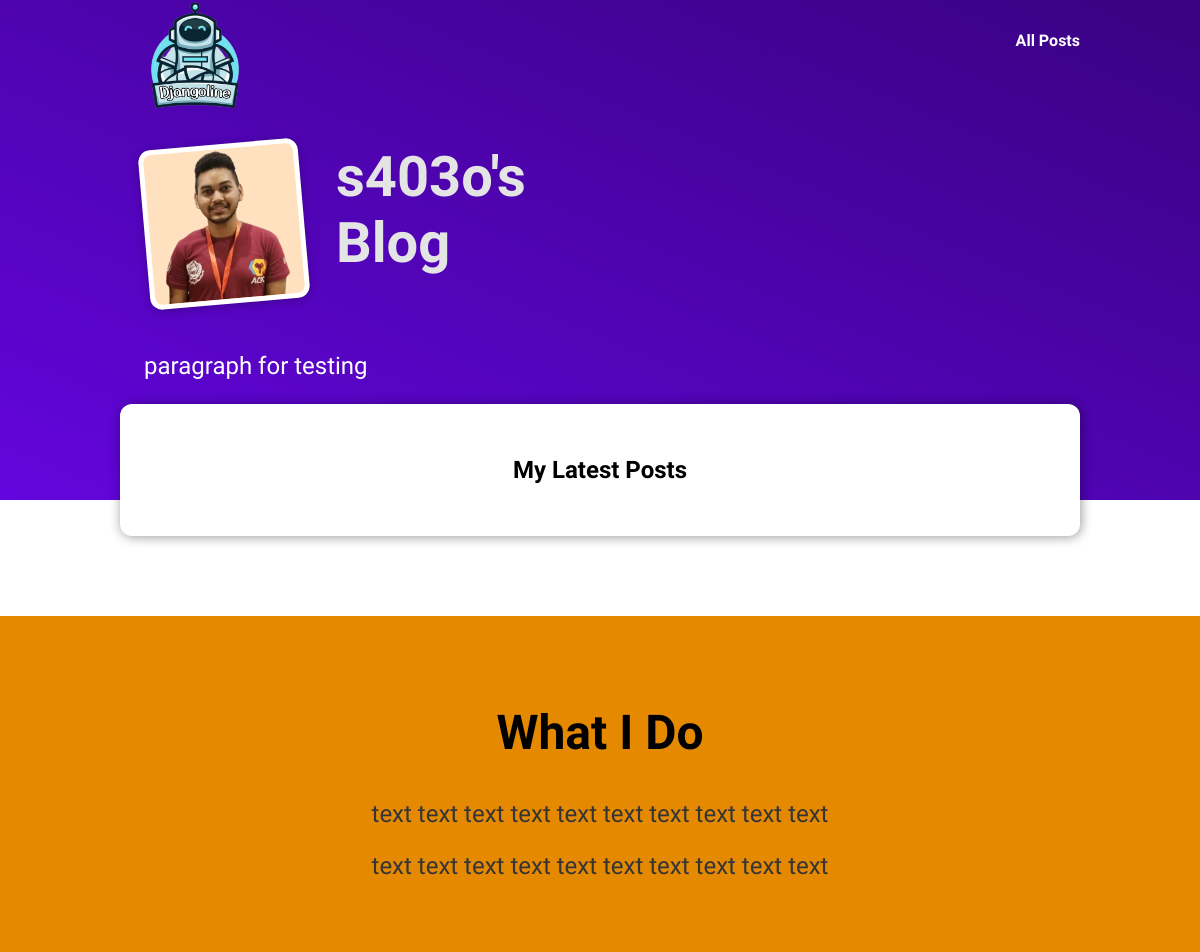
The app's page /, older data.
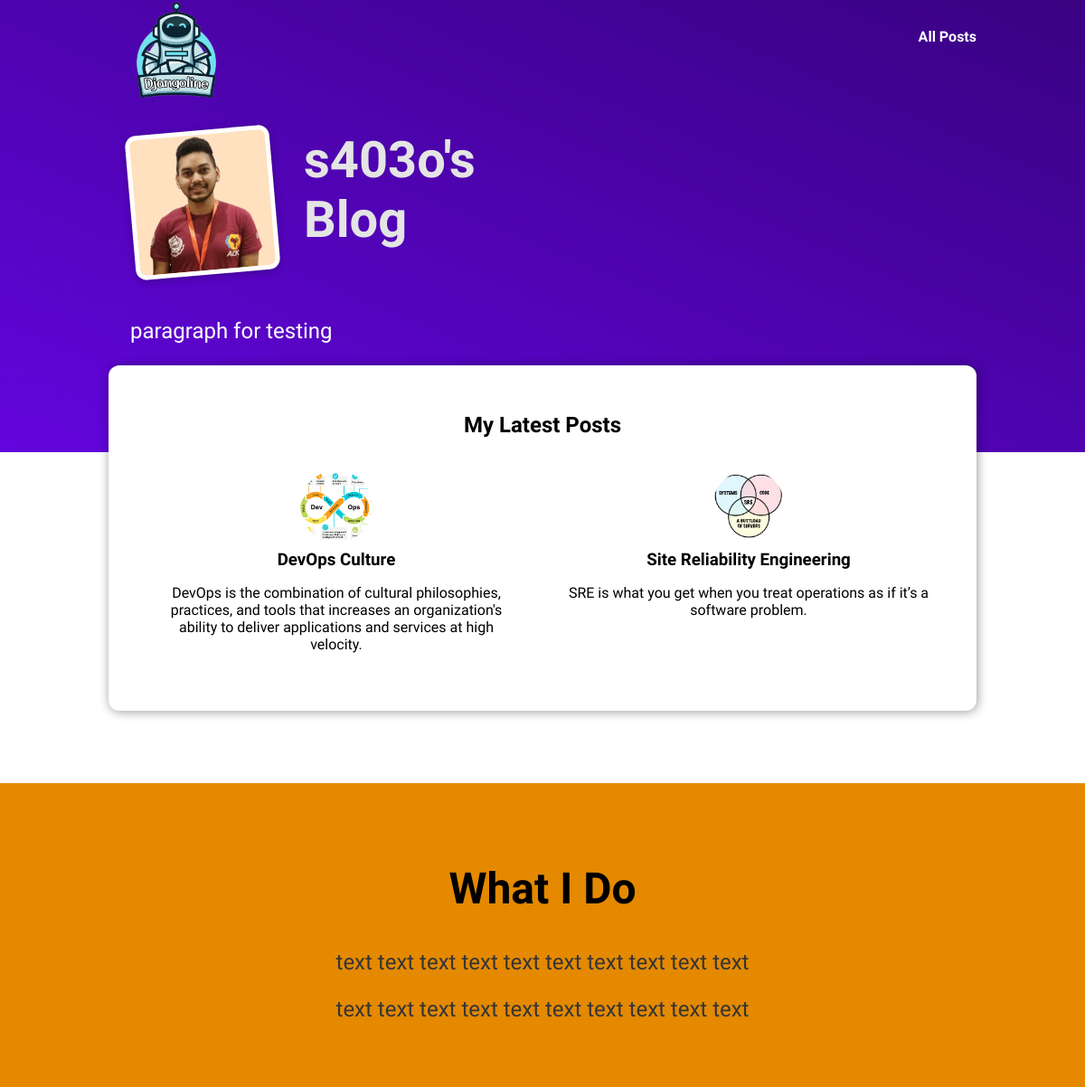
The same page, newer data.
### blog/models.py (models this page shows)
class Post(models.Model):
    title = models.CharField(max_length=100)
    image_name = models.CharField(max_length=100)
    date = models.DateField(auto_now_add=True)
    content = models.TextField(validators=[MinValueValidator("10")])
    slug = models.SlugField(unique=True) # db_index=True auto set
    excerpt = models.CharField(max_length=200)
    author = models.ForeignKey(Author, on_delete=models.SET_NULL, null=True, related_name="posts")
    tags = models.ManyToManyField(Tag)

### blog/views.py (the view)
# urls.py: path("", views.starting_page, name="starting_page"),
def starting_page(request):
  latest_posts = Post.objects.all().order_by('-date')[:3]
  return render(request, "blog/index.html", {
    "posts": latest_posts,
  })

### blog/templates/blog/index.html (shortened to what this page needs)
{% extends 'base.html' %}
{% load static %}
{% block css %}
  <link rel='stylesheet' href='{% static 'blog/index.css' %}'>
  <link rel='stylesheet' href='{% static 'blog/post.css' %}'>
{% endblock  %}
{% block body %}
  <section id="welcome">
    <header>
      <img src='{% static '/blog/images/me.png' %}' alt='s403o - Author'>
      <h2>s403o's Blog</h2>
    </header>
    <p>paragraph for testing</p>
  </section>
  <section id="latest-posts">
    <h2>My Latest Posts</h2>
    <ul>
      {% for post in posts %}
        {% include 'blog/includes/post.html' %}
      {% endfor %}
    </ul>
  </section>
  <section id="about">
    <h2>What I Do</h2>
    <p>
      text text text text text text text text text text
    </p>
    <p>
      text text text text text text text text text text
    </p>
  </section>
{% endblock  %}

### templates/base.html (shortened to what this page needs)
{% load static %}
<!DOCTYPE html>
<html lang="en">
<head>
  <link rel='stylesheet' href='{% static "app.css" %}'>
  {% block css %} {% endblock  %}
</head>
<body>
  <header id="main-navigation">
    <a href='{% url 'starting_page' %}'><img src='{% static 'blog/images/logo-.png' %}' alt='Djangoline logo'></a>
    <nav>
      <a href='{% url 'posts' %}'>All Posts</a>
    </nav>
  </header>
  {% block body %} {% endblock  %}
</body>
</html>

### blog/templates/blog/includes/post.html
{% load static %}
<li>
  <article class="post">
    <a href='{% url 'post_details' post.slug %}'>
      <img src='{% static '/blog/images/'|add:post.image_name %}' alt='{{ post.title }}'>
      <div class="post__content"> {% comment %} BEM (block element modifier) {% endcomment %}
        <h3>{{ post.title }}</h3>
        <p>{{ post.excerpt }}</p>
      </div>
    </a>
  </article>
</li>

### static/app.css (style rules this page uses)
* { box-sizing: border-box; }
html { font-family: 'Yusei Magic', sans-serif; }
body { margin: 0; }
h1, h2, h3 { font-family: 'Yusei Magic', sans-serif; font-weight: bold; }
#main-navigation { width: 100%; height: 5rem; display: flex; justify-content: space-between; align-items: center; padding: 0 10%; position: absolute; top: 0; left: 0; }
#main-navigation a { text-decoration: none; color: white; font-weight: bold; }
#main-navigation img { object-position: top; margin-top: 2.3rem; }

### blog/static/blog/index.css (style rules this page uses)
#welcome { background: linear-gradient(to right top, #6305dd, #390281); padding: 6rem 12%; }
#welcome header { display: flex; align-items: flex-start; margin: 3rem auto; }
#welcome img { width: 10rem; height: 10rem; object-fit: cover; object-position: top; border: 5px solid white; border-radius: 12px; background-color: #ffe1bf; transform: rotateZ(-5deg); box-shadow: 0 2px 8px rgba(0, 0, 0, 0.25); }
#welcome h2 { font-size: 3.5rem; margin: 0 0 0 2rem; color: #e4e4e4; width: 10rem; }
#welcome p { color: white; font-size: 1.5rem; }
#latest-posts { background-color: white; padding: 2rem; border-radius: 12px; width: 60rem; margin: -6rem auto 2rem auto; box-shadow: 1px 1px 12px rgba(0, 0, 0, 0.4); }
#latest-posts h2 { text-align: center; }
#latest-posts ul { list-style: none; margin: 0; padding: 0; display: flex; gap: 1rem; }
#latest-posts li { flex: 1; }
#about { text-align: center; padding: 3rem; background-color: #e48900; margin-top: 5rem; }
#about h2 { font-size: 3rem; }
#about p { font-size: 1.5rem; color: #353535; }

### blog/static/blog/post.css (style rules this page uses)
.post { display: flex; flex-direction: column; align-items: center; text-align: center; }
.post a { text-decoration: none; color: black; transition: all 0.2s ease; padding: 1rem; }
.post img { width: 5rem; height: 5rem; object-fit: cover; border-radius: 50%; }
.post h3 { margin: 0.25rem 0; }

Row changes from the older to the newer data that the page shows:
added Post: image_name (picture), title "DevOps Culture", excerpt "DevOps is the combination of cultural philosophies, practices, and tools that increases an organization's ability to deliver applications and services at high velocity."
added Post: image_name (picture), title "Site Reliability Engineering", excerpt "SRE is what you get when you treat operations as if it’s a software problem."
